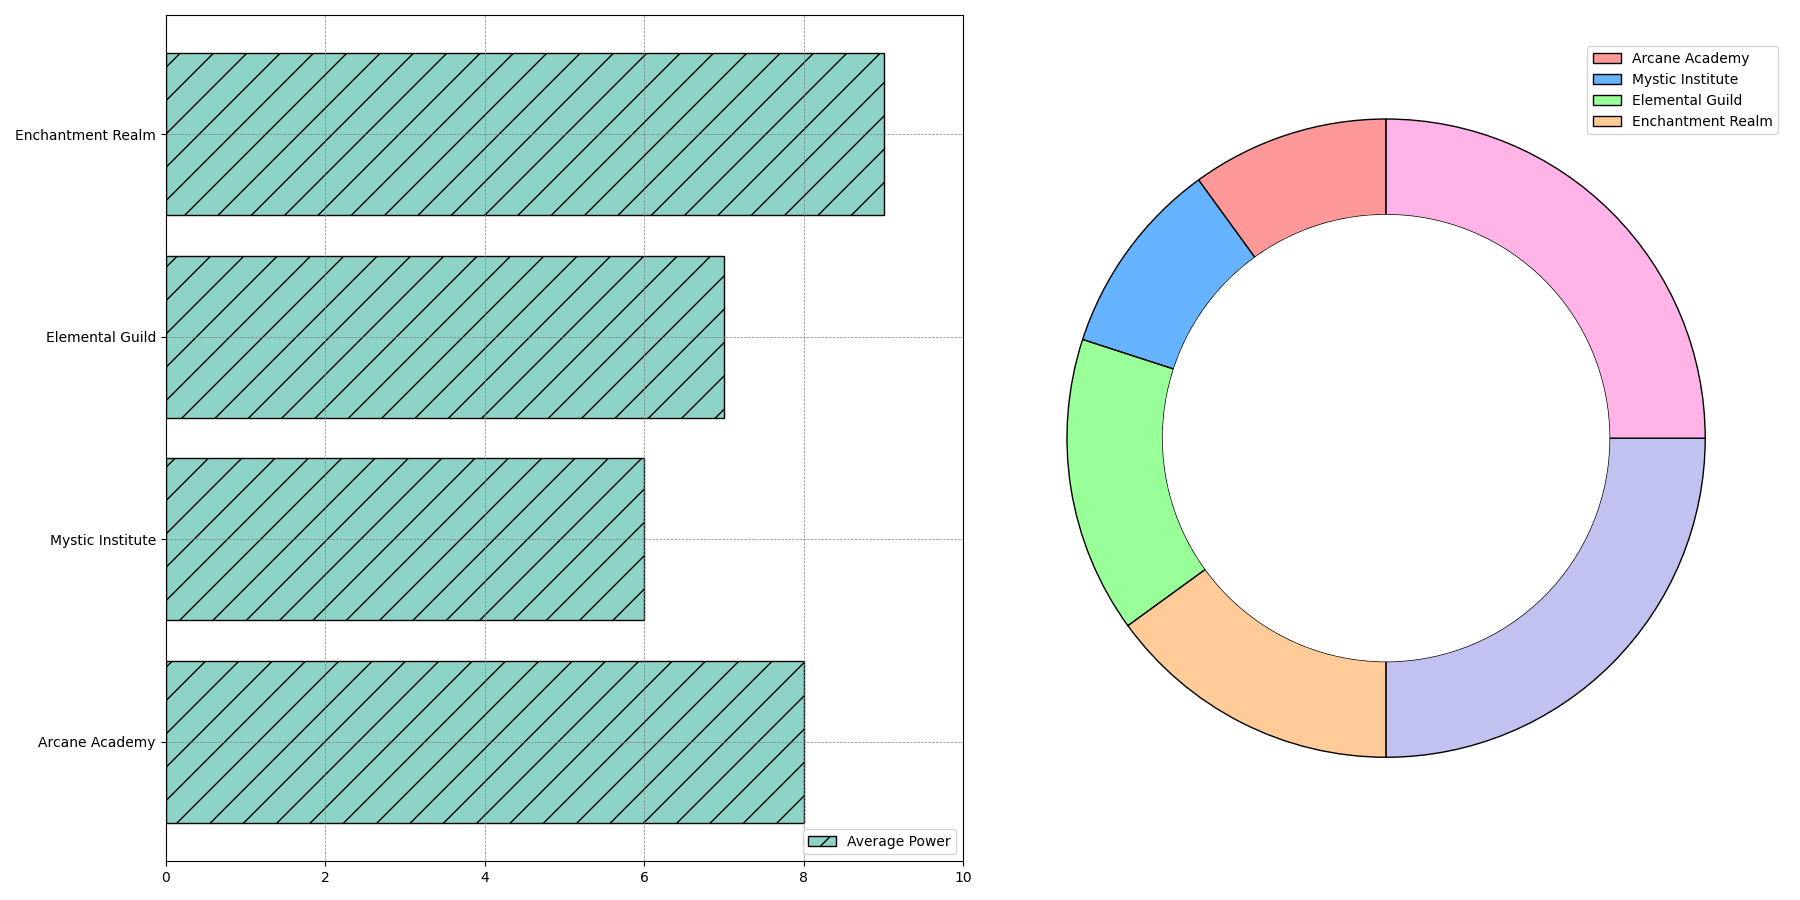

This chart was generated by the following Python code:
import matplotlib.pyplot as plt
import numpy as np

wizardry_schools = ['Arcane Academy', 'Mystic Institute', 'Elemental Guild', 'Enchantment Realm']

arcane_spells = [25, 5, 20, 10, 30, 10]
mystic_spells = [15, 30, 10, 25, 0, 20]
elemental_spells = [35, 5, 20, 25, 15, 0]
enchantment_spells = [10, 10, 15, 15, 25, 25]

average_power_levels = [8, 6, 7, 9]

colors = ['#ff9999', '#66b3ff', '#99ff99', '#ffcc99', '#c2c2f0', '#ffb3e6']

fig, (ax2, ax1) = plt.subplots(1, 2, figsize=(18, 9))

# Bar chart with altered styles
ax2.barh(wizardry_schools, average_power_levels, color='#8dd3c7', edgecolor='#000000', hatch='/')
ax2.set_xlim(0, 10)
ax2.grid(True, linestyle='--', linewidth=0.5, color='gray')

# Adding legend
ax2.legend(['Average Power'], loc='lower right', frameon=True, fontsize='medium')

# Updated pie chart styles
data = [arcane_spells, mystic_spells, elemental_spells, enchantment_spells]
marker_styles = ['x', '^', 'o', 's']  # Custom marker styles for demonstration purposes

for i, school_data in enumerate(data):
    ax1.clear()
    wedges, texts = ax1.pie(
        school_data,
        colors=colors,
        startangle=90,
        wedgeprops=dict(width=0.3, edgecolor='k', linestyle='-', linewidth=1)
    )
    ax1.scatter(0, 0, s=100, c='black', marker=marker_styles[i])  # Adding different markers
    
    center_circle = plt.Circle((0, 0), 0.7, fc='white')
    ax1.add_artist(center_circle)
    
    # Adding legend for pie chart
    ax1.legend(wizardry_schools, loc='best', frameon=True)

    plt.pause(1)

plt.tight_layout()
plt.show()
